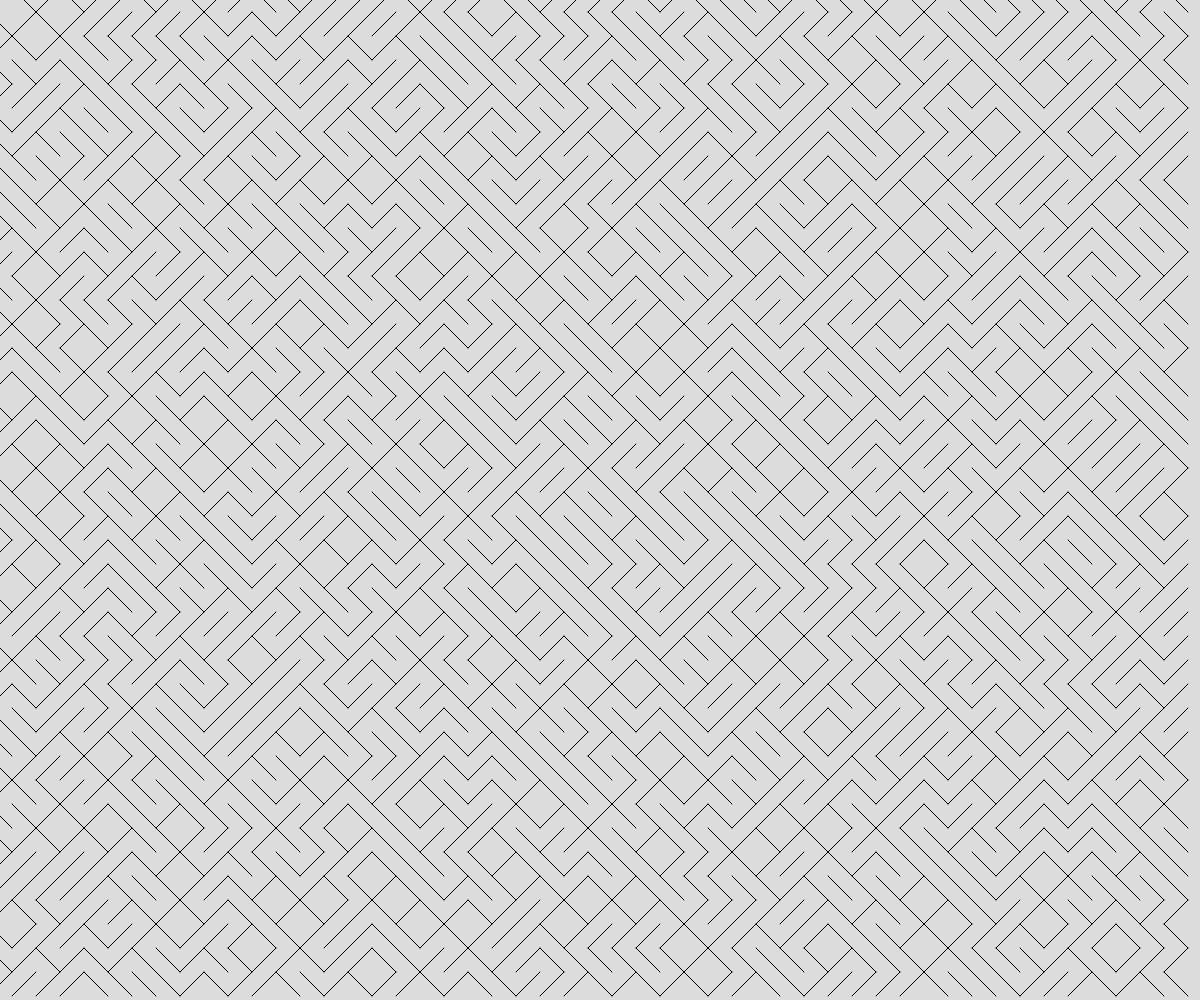
Frame 1 (no input)
Frame 60 (no input): identical to frame 1, image omitted
Frame 120 (the mouse pressed at the canvas centre since frame 60): identical to frame 1, image omitted

The p5.js sketch that drew this single still picture (run headless with seeded random() and noise() and a simulated clock; from frame 60 on, the mouse is pressed at the canvas centre):

// p5.js sketch
// ── sketch.js
// Generative Art Demo using obj notation and arrays
// Sam
// Mar 7
//
// Extra for Experts:
// - describe what you did to take this project "above and beyond"

let someLine = [];
let newLine;

function setup() {
  createCanvas(windowWidth, windowHeight);
  for (let i = 0; i < width; i += width / 50) {
    for (let y = 0; y < height; y += width / 50) {
      newLine = spawnLine(i, y, width / 50);
      someLine.push(newLine);
    }

  }
}

function draw() {
  background(220);
  for (let aLine of someLine) {
    line(aLine.x1, aLine.y1, aLine.x2, aLine.y2);
  }
}

function spawnLine(x, y, theSize) {
  let theLine;
  let choice = random(100);
  if (choice < 50) {
    // negative slope
    theLine = {
      x1: x - theSize / 2,
      y1: y - theSize / 2,
      x2: x + theSize / 2,
      y2: y + theSize / 2,
    };
  }

  else {
    // positive slope
    theLine = {
      x1: x - theSize / 2,
      y1: y + theSize / 2,
      x2: x + theSize / 2,
      y2: y - theSize / 2,
    };
  }
  return theLine;
}



function drawLines() {
  for (let line1 in someLine) {
    line(line1.x1, line1.y1, line1.x2, line1.y2);
  }
}
